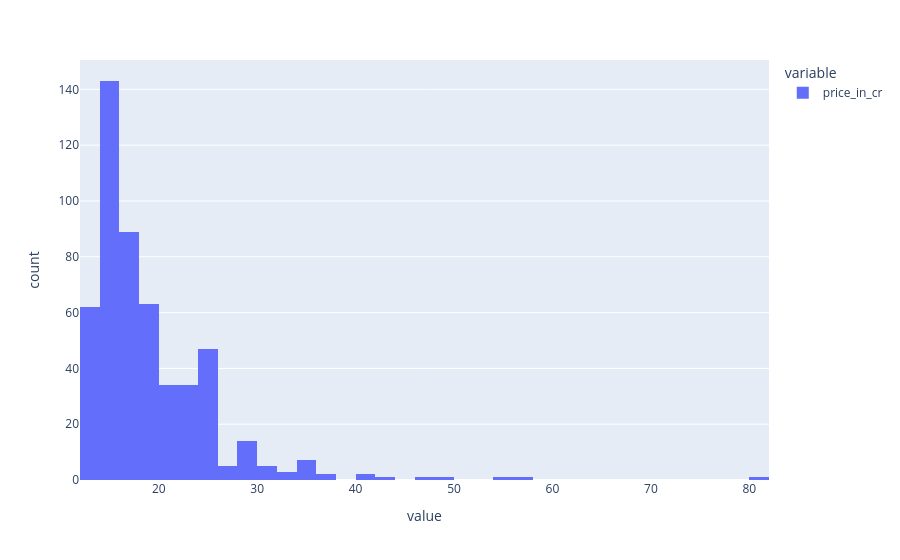

The notebook cell this image was saved under:
### Code cell
fig5 = px.histogram(data_frame= outliers['price_in_cr'])
fig5

### Figure 1 — Plotly figure (JSON) as saved in the notebook; plotly's stock layout.template omitted (floating-point values rounded to 4 significant figures; data arrays with more than 128 entries replaced by an {"elided": "..."} marker saying what was removed)
{"data": [{"alignmentgroup": "True", "bingroup": "x", "hovertemplate": "variable=price_in_cr<br>value=%{x}<br>count=%{y}<extra></extra>", "legendgroup": "price_in_cr", "marker": {"color": "#636efa", "pattern": {"shape": ""}}, "name": "price_in_cr", "offsetgroup": "price_in_cr", "orientation": "v", "showlegend": true, "type": "histogram", "x": {"elided": "516 float values"}, "xaxis": "x", "yaxis": "y"}], "layout": {"barmode": "relative", "legend": {"title": {"text": "variable"}, "tracegroupgap": 0}, "margin": {"t": 60}, "xaxis": {"anchor": "y", "domain": [0, 1], "title": {"text": "value"}}, "yaxis": {"anchor": "x", "domain": [0, 1], "title": {"text": "count"}}}}
